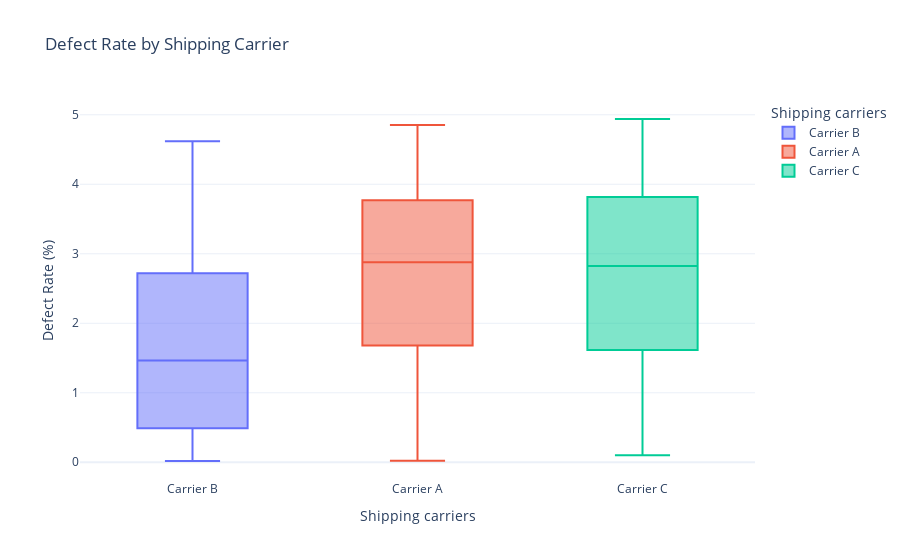

Notebook source saved alongside this figure:
### Markdown cell above
Analyzing the Defect Rate of the product during shipping.

### Code cell
fig8 = px.box(data, x="Shipping carriers", y="Defect rates", color="Shipping carriers",
              title="Defect Rate by Shipping Carrier",
              labels={"Defect rates": "Defect Rate (%)"})
fig8.show()

### Figure 1 — Plotly figure (JSON) as saved in the notebook; plotly's stock layout.template omitted (floating-point values rounded to 4 significant figures)
{"data": [{"alignmentgroup": "True", "hovertemplate": "Shipping carriers=%{x}<br>Defect Rate (%)=%{y}<extra></extra>", "legendgroup": "Carrier B", "marker": {"color": "#636efa"}, "name": "Carrier B", "notched": false, "offsetgroup": "Carrier B", "orientation": "v", "showlegend": true, "type": "box", "x": ["Carrier B", "Carrier B", "Carrier B", "Carrier B", "Carrier B", "Carrier B", "Carrier B", "Carrier B", "Carrier B", "Carrier B", "Carrier B", "Carrier B", "Carrier B", "Carrier B", "Carrier B", "Carrier B", "Carrier B", "Carrier B", "Carrier B", "Carrier B", "Carrier B", "Carrier B", "Carrier B", "Carrier B", "Carrier B", "Carrier B", "Carrier B", "Carrier B", "Carrier B", "Carrier B", "Carrier B", "Carrier B", "Carrier B", "Carrier B", "Carrier B", "Carrier B", "Carrier B", "Carrier B", "Carrier B", "Carrier B", "Carrier B", "Carrier B", "Carrier B"], "x0": " ", "xaxis": "x", "y": [0.2264, 4.581, 2.779, 0.3982, 0.1007, 2.264, 1.013, 0.01861, 2.119, 0.8158, 3.878, 0.9654, 2.989, 3.806, 0.6133, 0.0453, 0.3723, 3.22, 3.649, 0.3806, 2.122, 1.41, 2.479, 2.511, 0.4472, 1.983, 1.362, 1.831, 4.621, 3.055, 4.097, 0.1659, 2.548, 0.773, 2.052, 1.908, 1.219, 0.626, 0.3334, 1.464, 1.211, 2.908, 0.346], "y0": " ", "yaxis": "y"}, {"alignmentgroup": "True", "hovertemplate": "Shipping carriers=%{x}<br>Defect Rate (%)=%{y}<extra></extra>", "legendgroup": "Carrier A", "marker": {"color": "#EF553B"}, "name": "Carrier A", "notched": false, "offsetgroup": "Carrier A", "orientation": "v", "showlegend": true, "type": "box", "x": ["Carrier A", "Carrier A", "Carrier A", "Carrier A", "Carrier A", "Carrier A", "Carrier A", "Carrier A", "Carrier A", "Carrier A", "Carrier A", "Carrier A", "Carrier A", "Carrier A", "Carrier A", "Carrier A", "Carrier A", "Carrier A", "Carrier A", "Carrier A", "Carrier A", "Carrier A", "Carrier A", "Carrier A", "Carrier A", "Carrier A", "Carrier A", "Carrier A"], "x0": " ", "xaxis": "x", "y": [4.854, 3.146, 3.845, 0.02117, 2.161, 1.631, 3.646, 4.231, 2.591, 1.342, 0.6466, 2.61, 1.452, 4.755, 1.773, 4.549, 1.73, 3.633, 3.448, 2.079, 3.213, 0.3966, 2.18, 4.138, 4.843, 3.694, 0.7222, 3.376], "y0": " ", "yaxis": "y"}, {"alignmentgroup": "True", "hovertemplate": "Shipping carriers=%{x}<br>Defect Rate (%)=%{y}<extra></extra>", "legendgroup": "Carrier C", "marker": {"color": "#00cc96"}, "name": "Carrier C", "notched": false, "offsetgroup": "Carrier C", "orientation": "v", "showlegend": true, "type": "box", "x": ["Carrier C", "Carrier C", "Carrier C", "Carrier C", "Carrier C", "Carrier C", "Carrier C", "Carrier C", "Carrier C", "Carrier C", "Carrier C", "Carrier C", "Carrier C", "Carrier C", "Carrier C", "Carrier C", "Carrier C", "Carrier C", "Carrier C", "Carrier C", "Carrier C", "Carrier C", "Carrier C", "Carrier C", "Carrier C", "Carrier C", "Carrier C", "Carrier C", "Carrier C"], "x0": " ", "xaxis": "x", "y": [4.747, 1.001, 2.71, 1.727, 0.102, 2.232, 3.691, 3.797, 2.865, 1.946, 3.541, 0.5412, 4.213, 4.939, 2.963, 1.698, 2.826, 1.174, 2.853, 4.367, 1.874, 0.1595, 4.911, 0.132, 2.03, 2.85, 1.374, 4.166, 3.872], "y0": " ", "yaxis": "y"}], "layout": {"boxmode": "overlay", "legend": {"title": {"text": "Shipping carriers"}, "tracegroupgap": 0}, "title": {"text": "Defect Rate by Shipping Carrier"}, "xaxis": {"anchor": "y", "categoryarray": ["Carrier B", "Carrier A", "Carrier C"], "categoryorder": "array", "domain": [0, 1], "title": {"text": "Shipping carriers"}}, "yaxis": {"anchor": "x", "domain": [0, 1], "title": {"text": "Defect Rate (%)"}}}}
